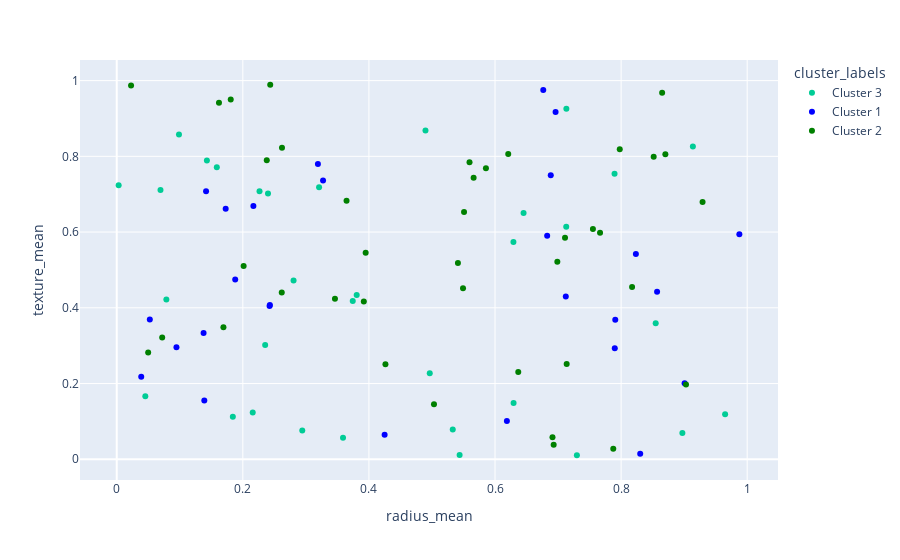

This figure's notebook cell:
### Code cell
import plotly.express as px
import pandas as pd
import numpy as np
import random as rd

# Sample DataFrame creation for demonstration
data = {
    "radius_mean": np.random.rand(100),
    "texture_mean": np.random.rand(100),
    "cluster_labels": [f"Cluster {rd.randint(1, 3)}" for _ in range(100)]  # Random cluster labels for demonstration
}

df = pd.DataFrame(data)

# Define a color map for each cluster label
color_map = {
    "Cluster 1": "blue",
    "Cluster 2": "green",
    
}

# Creating the scatter plot with specified colors for cluster labels
fig = px.scatter(df, x="radius_mean", y="texture_mean", color='cluster_labels', 
                 color_discrete_map=color_map)
fig.show()

### Figure 1 — Plotly figure (JSON) as saved in the notebook; plotly's stock layout.template omitted (floating-point values rounded to 4 significant figures)
{"data": [{"hovertemplate": "cluster_labels=Cluster 3<br>radius_mean=%{x}<br>texture_mean=%{y}<extra></extra>", "legendgroup": "Cluster 3", "marker": {"color": "#00cc96", "symbol": "circle"}, "mode": "markers", "name": "Cluster 3", "orientation": "v", "showlegend": true, "type": "scatter", "x": [0.321, 0.143, 0.5438, 0.3589, 0.2265, 0.06942, 0.7896, 0.7299, 0.24, 0.04536, 0.533, 0.6295, 0.8549, 0.6292, 0.1587, 0.9138, 0.3806, 0.3744, 0.07872, 0.6453, 0.4897, 0.7129, 0.09876, 0.7132, 0.2943, 0.965, 0.2354, 0.2157, 0.1842, 0.4965, 0.8972, 0.2805, 0.003062], "xaxis": "x", "y": [0.7184, 0.7892, 0.01098, 0.05705, 0.7078, 0.711, 0.7538, 0.01064, 0.702, 0.1667, 0.07888, 0.1484, 0.3592, 0.5738, 0.7712, 0.8263, 0.4336, 0.4176, 0.4219, 0.6501, 0.8683, 0.6143, 0.8579, 0.9258, 0.07594, 0.1191, 0.3017, 0.1237, 0.1121, 0.2269, 0.06915, 0.4723, 0.7234], "yaxis": "y"}, {"hovertemplate": "cluster_labels=Cluster 1<br>radius_mean=%{x}<br>texture_mean=%{y}<extra></extra>", "legendgroup": "Cluster 1", "marker": {"color": "blue", "symbol": "circle"}, "mode": "markers", "name": "Cluster 1", "orientation": "v", "showlegend": true, "type": "scatter", "x": [0.8303, 0.2429, 0.09476, 0.2425, 0.6884, 0.1728, 0.3272, 0.1378, 0.8571, 0.6961, 0.1389, 0.3191, 0.7907, 0.1879, 0.4249, 0.7123, 0.1417, 0.8234, 0.6765, 0.6827, 0.0525, 0.9007, 0.79, 0.2168, 0.9875, 0.03887, 0.6189], "xaxis": "x", "y": [0.01465, 0.4076, 0.296, 0.4051, 0.7502, 0.6613, 0.7364, 0.3332, 0.4427, 0.917, 0.1555, 0.7796, 0.3683, 0.4748, 0.06459, 0.4298, 0.7077, 0.5422, 0.9749, 0.5901, 0.3692, 0.201, 0.293, 0.6688, 0.5944, 0.2182, 0.1012], "yaxis": "y"}, {"hovertemplate": "cluster_labels=Cluster 2<br>radius_mean=%{x}<br>texture_mean=%{y}<extra></extra>", "legendgroup": "Cluster 2", "marker": {"color": "green", "symbol": "circle"}, "mode": "markers", "name": "Cluster 2", "orientation": "v", "showlegend": true, "type": "scatter", "x": [0.3645, 0.02275, 0.07214, 0.711, 0.1808, 0.3948, 0.5509, 0.5412, 0.5493, 0.9292, 0.1692, 0.3919, 0.7876, 0.04987, 0.693, 0.238, 0.8651, 0.6989, 0.6912, 0.7978, 0.8702, 0.4262, 0.7553, 0.2618, 0.621, 0.6369, 0.2621, 0.7137, 0.3462, 0.5596, 0.5032, 0.8174, 0.2435, 0.5661, 0.8517, 0.1622, 0.9029, 0.2013, 0.5856, 0.7666], "xaxis": "x", "y": [0.6826, 0.9868, 0.3215, 0.5851, 0.95, 0.5454, 0.6531, 0.5183, 0.452, 0.6792, 0.3484, 0.4169, 0.0276, 0.2818, 0.03863, 0.7896, 0.9678, 0.5215, 0.05849, 0.8188, 0.8056, 0.2506, 0.6078, 0.4405, 0.8064, 0.2305, 0.8224, 0.2518, 0.4241, 0.7843, 0.1455, 0.4551, 0.989, 0.7433, 0.7986, 0.9414, 0.1978, 0.5107, 0.7686, 0.598], "yaxis": "y"}], "layout": {"legend": {"title": {"text": "cluster_labels"}, "tracegroupgap": 0}, "margin": {"t": 60}, "xaxis": {"anchor": "y", "domain": [0, 1], "title": {"text": "radius_mean"}}, "yaxis": {"anchor": "x", "domain": [0, 1], "title": {"text": "texture_mean"}}}}
